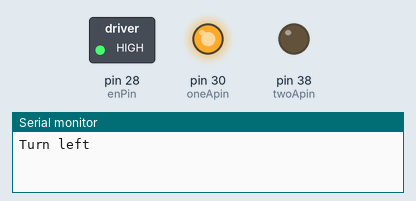
Bench run of a sketch on a simulated Arduino Mega 2560, built with avr-gcc and run on an emulated ATmega2560. On the bench: switched loads named in the sketch (green lamp = pin HIGH), output pins drawn as LEDs (lit = HIGH), the last lines printed to the serial monitor.

Above: at 2.5 s.
At 7.5 s:
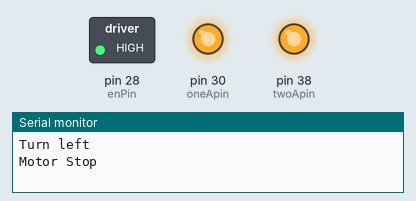
At 12.5 s:
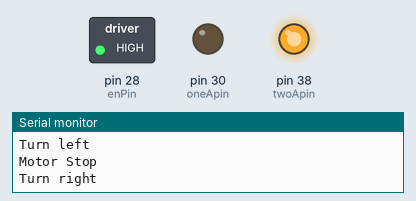
At 17.5 s:
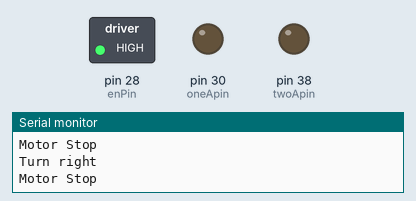
Timing chart, 0 to 23.0 s (numbered marks = the images above):
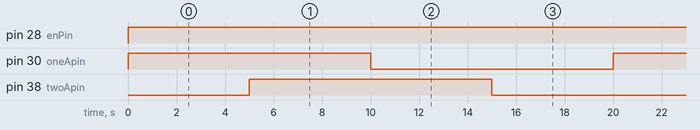

The sketch:

motor-driver.ino
```cpp
int enPin = 28;
int oneApin = 30;
int twoApin = 38;

void setup() {
  pinMode(enPin, OUTPUT);
  pinMode(oneApin, OUTPUT);
  pinMode(twoApin, OUTPUT);

  Serial.begin(9600);
}

void loop() {
  digitalWrite(enPin, HIGH);

  // Turn left
  Serial.println("Turn left");
  digitalWrite(oneApin, HIGH);
  digitalWrite(twoApin, LOW);
  delay(5000);


  // Motor Stop
  Serial.println("Motor Stop");
  digitalWrite(oneApin, HIGH);
  digitalWrite(twoApin, HIGH);
  delay(5000);

  // Turn right
  Serial.println("Turn right");
  digitalWrite(oneApin, LOW);
  digitalWrite(twoApin, HIGH);
  delay(5000);

  // Motor Stop
  Serial.println("Motor Stop");
  digitalWrite(oneApin, LOW);
  digitalWrite(twoApin, LOW);
  delay(5000);
}
```

Measured:
- by itself, pin 28 (enPin): LOW → HIGH at 0.00 s
- by itself, pin 30 (oneApin), pin 38 (twoApin): alternates HIGH for 10.0 s and LOW for 10.0 s
- by itself, everything shown: repeats every 20.0 s, in 4 steps
